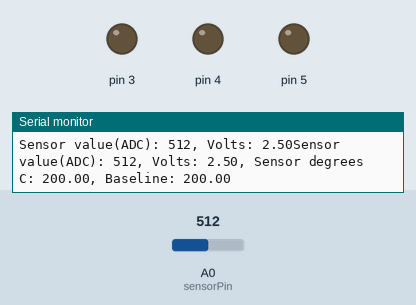
Simulated run of this sketch. Board: Arduino Uno, built with avr-gcc and run on an emulated ATmega328P. Parts: output pins drawn as LEDs (lit = HIGH), the last lines printed to the serial monitor. The inputs (shaded band) are chosen by the test bench; at power-on: A0 (sensorPin) = 512.

Above: at 1.2 s.
1.3 s: A0 (sensorPin) set to 517
At 2.8 s:
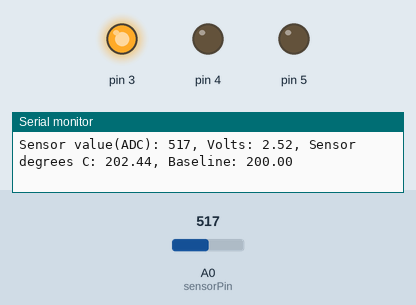
3.2 s: A0 (sensorPin) set to 716
At 5.1 s:
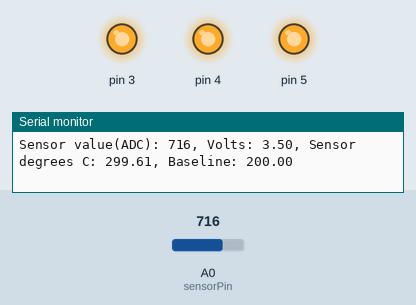
6.1 s: A0 (sensorPin) set to 511
At 6.9 s:
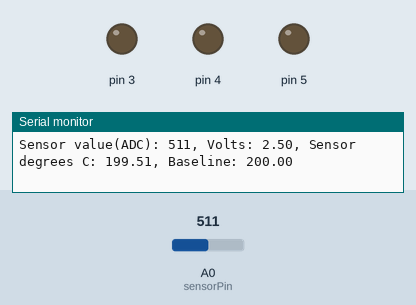
8.0 s: A0 (sensorPin) set to 900
At 10.4 s:
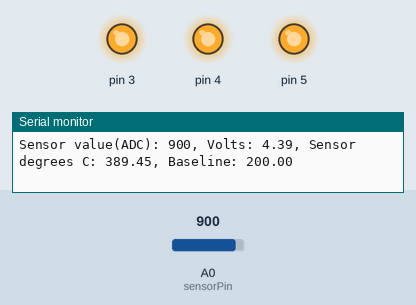
Timing chart, 0 to 11.6 s (numbered marks = the images above; inputs shaded):
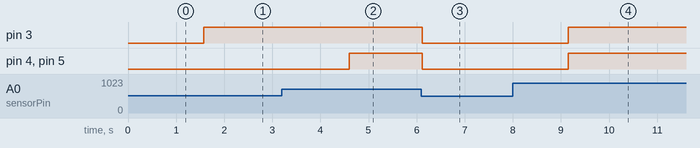

The sketch:

Project_3.ino
```cpp
const int sensorPin = A0;
float baselineTemp = -1;

float getTemperature() {
  // Read ADC sensor value
  int sensorVal = analogRead(sensorPin);
  Serial.print("Sensor value(ADC): " + (String)sensorVal);

  // convert the ADC reading to voltage
  float voltage = (sensorVal/1024.0) * 5.0;
  Serial.print(", Volts: " + (String)voltage);

  // Convert from voltage to Celsius temperature
  float temperature = (voltage - 0.5) *100;

  return temperature;
}

void setup() {
  Serial.begin(9600);

  for (int pinNumber=3; pinNumber<6; pinNumber++) {
    pinMode(pinNumber, OUTPUT);
    digitalWrite(pinNumber, LOW);
  }

  baselineTemp = getTemperature();
}

void loop() {
  float temperature = getTemperature();
  Serial.println(", Sensor degrees C: " + (String)temperature + ", Baseline: " + baselineTemp);

  if (temperature < baselineTemp+1) {
    digitalWrite(3, LOW);  // yellow led
    digitalWrite(4, LOW);  // green led
    digitalWrite(5, LOW);  // red led
  }
  else if (temperature >= baselineTemp+2 && temperature < baselineTemp+4) {
    digitalWrite(3, HIGH);
    digitalWrite(4, LOW);
    digitalWrite(5, LOW);
  }
  else if (temperature >= baselineTemp+4 && temperature < baselineTemp+6) {
    digitalWrite(3, HIGH);
    digitalWrite(4, HIGH);
    digitalWrite(5, LOW);
  }
  else if (temperature >= baselineTemp+4) {
    digitalWrite(3, HIGH);
    digitalWrite(4, HIGH);
    digitalWrite(5, HIGH);
  }

  delay(1500);
}
```

Measured:
- the behaviour switches between 516 and 517 on A0 (sensorPin) (found by bisection; images 0 and 1)
- after the input at 1.3 s, pin 3: LOW → HIGH after 0.27 s
- after the input at 3.2 s, pin 4, pin 5: LOW → HIGH after 1.4 s
- after the input at 6.1 s, pin 3–5: HIGH → LOW at once
- after the input at 8.0 s, pin 3–5: LOW → HIGH after 1.2 s
